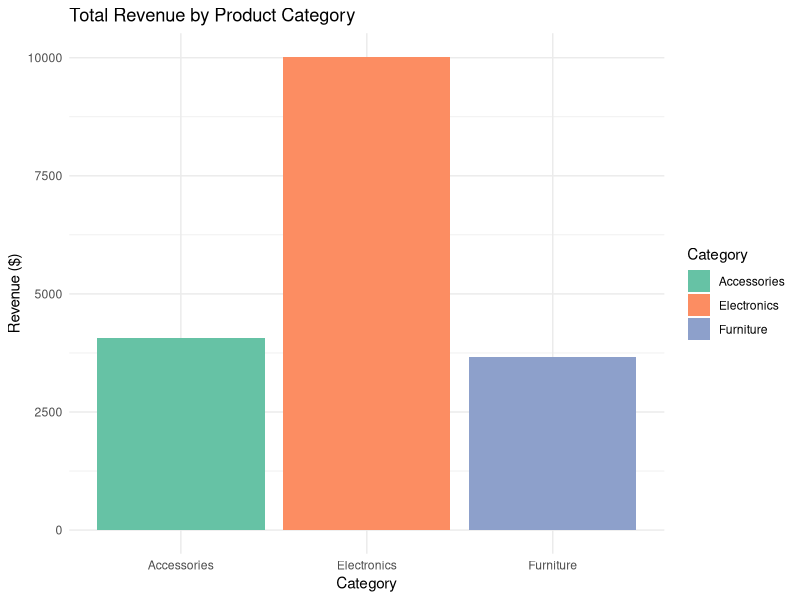

The R source for this figure:
# Load libraries
library(ggplot2)
library(dplyr)

data <- read.csv("../data/cleaned_sales_data.csv")

# Bar Chart: Revenue by Category
p1 <- ggplot(data, aes(x = Category, y = Revenue, fill = Category)) +
  geom_bar(stat = "identity") +
  theme_minimal() +
  labs(title = "Total Revenue by Product Category",
       x = "Category", y = "Revenue ($)") +
  scale_fill_brewer(palette = "Set2")

# Histogram: Distribution of Sale Prices
p2 <- ggplot(data, aes(x = Price)) +
  geom_histogram(binwidth = 100, fill = "#69b3a2", color = "#e9ecef") +
  theme_minimal() +
  labs(title = "Distribution of Product Prices",
       x = "Price ($)", y = "Frequency")

# Scatter Plot: Quantity vs Revenue (Is more quantity always better?)
p3 <- ggplot(data, aes(x = Quantity, y = Revenue, color = Region)) +
  geom_point(size = 3) +
  theme_light() +
  labs(title = "Revenue vs Quantity by Region",
       x = "Quantity Sold", y = "Total Revenue")

# Export the charts to a PDF or PNG
ggsave("../data/revenue_analysis.png", plot = p1, width = 8, height = 5)
print("Visualization created and saved as revenue_analysis.png!")
